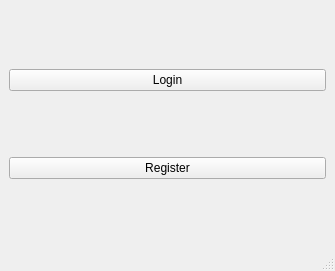
<?xml version="1.0" encoding="UTF-8"?>
<ui version="4.0">
 <class>MainWindow</class>
 <widget class="QMainWindow" name="MainWindow">
  <property name="geometry">
   <rect>
    <x>0</x>
    <y>0</y>
    <width>335</width>
    <height>271</height>
   </rect>
  </property>
  <property name="windowTitle">
   <string>MainWindow</string>
  </property>
  <widget class="QWidget" name="centralwidget">
   <layout class="QGridLayout" name="gridLayout">
    <item row="0" column="0">
     <widget class="QPushButton" name="pushButton_login">
      <property name="text">
       <string>Login</string>
      </property>
     </widget>
    </item>
    <item row="1" column="0">
     <widget class="QPushButton" name="pushButton_register">
      <property name="text">
       <string>Register</string>
      </property>
     </widget>
    </item>
   </layout>
  </widget>
  <widget class="QMenuBar" name="menubar">
   <property name="geometry">
    <rect>
     <x>0</x>
     <y>0</y>
     <width>335</width>
     <height>31</height>
    </rect>
   </property>
  </widget>
  <widget class="QStatusBar" name="statusbar"/>
 </widget>
 <resources/>
 <connections/>
</ui>
